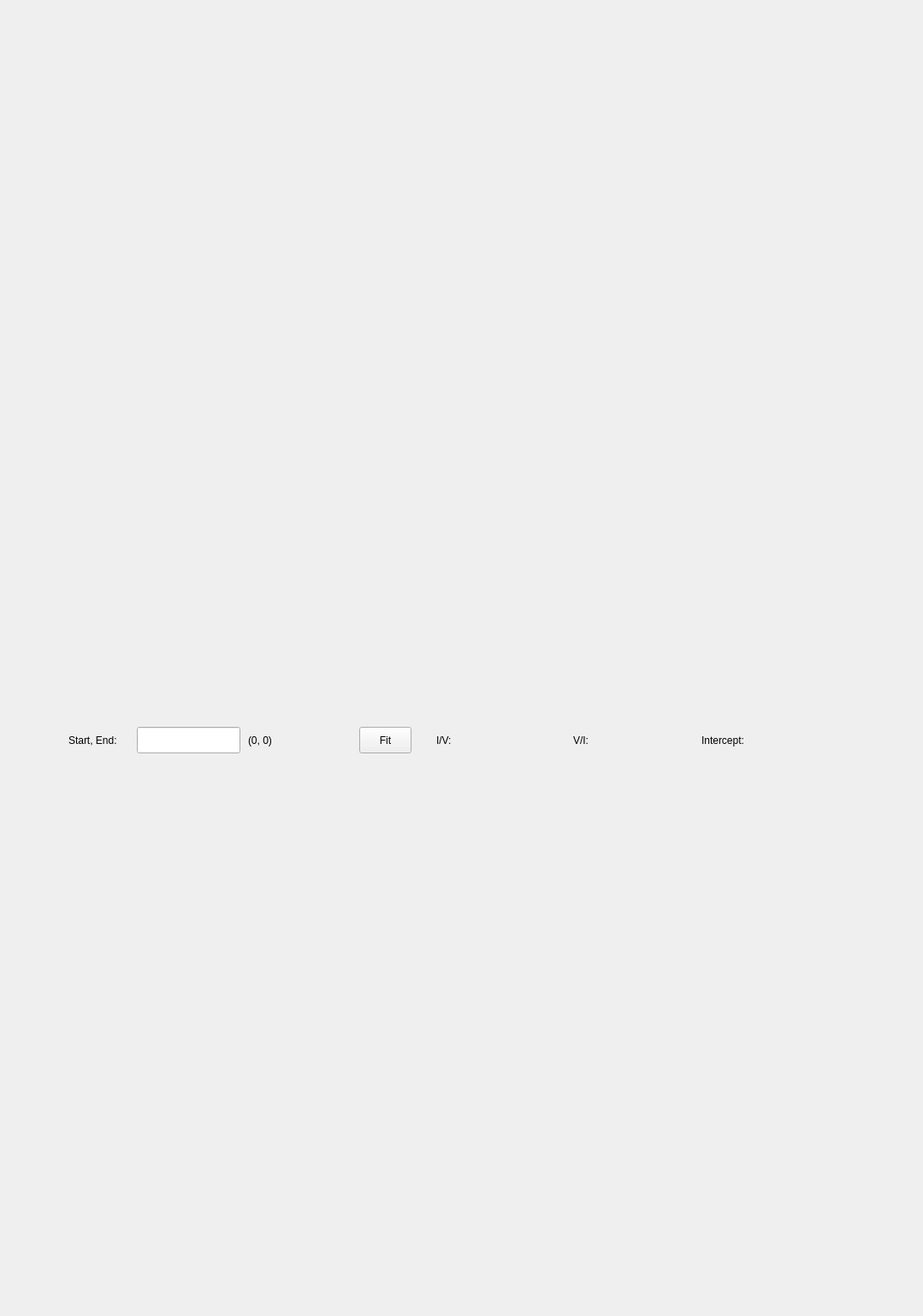
                <widget class="QWidget" name="scrollAreaWidgetContents_6">
                 <property name="geometry">
                  <rect>
                   <x>0</x>
                   <y>0</y>
                   <width>1079</width>
                   <height>1539</height>
                  </rect>
                 </property>
                 <widget class="QWidget" name="widget_vt_analysis" native="true">
                  <property name="geometry">
                   <rect>
                    <x>0</x>
                    <y>420</y>
                    <width>1071</width>
                    <height>421</height>
                   </rect>
                  </property>
                  <widget class="MatplotlibWidget" name="mplwidget_vt_analysis">
                   <property name="geometry">
                    <rect>
                     <x>520</x>
                     <y>230</y>
                     <width>16</width>
                     <height>16</height>
                    </rect>
                   </property>
                  </widget>
                 </widget>
                 <widget class="QWidget" name="widget_ct_analysis" native="true">
                  <property name="geometry">
                   <rect>
                    <x>0</x>
                    <y>0</y>
                    <width>1071</width>
                    <height>421</height>
                   </rect>
                  </property>
                  <widget class="MatplotlibWidget" name="mplwidget_ct_analysis">
                   <property name="geometry">
                    <rect>
                     <x>520</x>
                     <y>230</y>
                     <width>16</width>
                     <height>16</height>
                    </rect>
                   </property>
                  </widget>
                 </widget>
                 <widget class="QWidget" name="widget_analysis" native="true">
                  <property name="geometry">
                   <rect>
                    <x>0</x>
                    <y>890</y>
                    <width>1071</width>
                    <height>631</height>
                   </rect>
                  </property>
                  <widget class="MatplotlibWidget" name="mplwidget_analysis">
                   <property name="geometry">
                    <rect>
                     <x>520</x>
                     <y>230</y>
                     <width>16</width>
                     <height>16</height>
                    </rect>
                   </property>
                  </widget>
                 </widget>
                 <widget class="QLabel" name="label_3">
                  <property name="geometry">
                   <rect>
                    <x>80</x>
                    <y>850</y>
                    <width>81</width>
                    <height>31</height>
                   </rect>
                  </property>
                  <property name="text">
                   <string>Start, End:</string>
                  </property>
                 </widget>
                 <widget class="QLineEdit" name="lineEdit_fit_keithley">
                  <property name="geometry">
                   <rect>
                    <x>160</x>
                    <y>850</y>
                    <width>121</width>
                    <height>31</height>
                   </rect>
                  </property>
                 </widget>
                 <widget class="QPushButton" name="pushButton_fit_keithley">
                  <property name="geometry">
                   <rect>
                    <x>420</x>
                    <y>850</y>
                    <width>61</width>
                    <height>31</height>
                   </rect>
                  </property>
                  <property name="text">
                   <string>Fit</string>
                  </property>
                 </widget>
                 <widget class="QLabel" name="label_5">
                  <property name="geometry">
                   <rect>
                    <x>510</x>
                    <y>850</y>
                    <width>31</width>
                    <height>31</height>
                   </rect>
                  </property>
                  <property name="text">
                   <string>I/V:</string>
                  </property>
                 </widget>
                 <widget class="QLabel" name="label_9">
                  <property name="geometry">
                   <rect>
                    <x>670</x>
                    <y>850</y>
                    <width>31</width>
                    <height>31</height>
                   </rect>
                  </property>
                  <property name="text">
                   <string>V/I:</string>
                  </property>
                 </widget>
                 <widget class="QLabel" name="label_VI_keithley">
                  <property name="geometry">
                   <rect>
                    <x>700</x>
                    <y>850</y>
                    <width>81</width>
                    <height>31</height>
                   </rect>
                  </property>
                  <property name="text">
                   <string/>
                  </property>
                 </widget>
                 <widget class="QLabel" name="label_IV_keithley">
                  <property name="geometry">
                   <rect>
                    <x>540</x>
                    <y>850</y>
                    <width>81</width>
                    <height>31</height>
                   </rect>
                  </property>
                  <property name="text">
                   <string/>
                  </property>
                 </widget>
                 <widget class="QLabel" name="label_11">
                  <property name="geometry">
                   <rect>
                    <x>820</x>
                    <y>850</y>
                    <width>71</width>
                    <height>31</height>
                   </rect>
                  </property>
                  <property name="text">
                   <string>Intercept:</string>
                  </property>
                 </widget>
                 <widget class="QLabel" name="label_intercept_keithley">
                  <property name="geometry">
                   <rect>
                    <x>890</x>
                    <y>850</y>
                    <width>81</width>
                    <height>31</height>
                   </rect>
                  </property>
                  <property name="text">
                   <string/>
                  </property>
                 </widget>
                 <widget class="QLabel" name="label_start_end_keithley">
                  <property name="geometry">
                   <rect>
                    <x>290</x>
                    <y>850</y>
                    <width>111</width>
                    <height>31</height>
                   </rect>
                  </property>
                  <property name="text">
                   <string>(0, 0)</string>
                  </property>
                 </widget>
                </widget>
